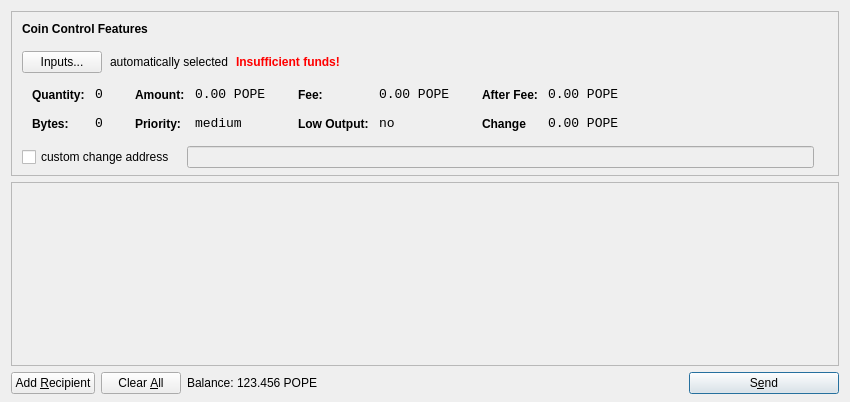
<?xml version="1.0" encoding="UTF-8"?>
<ui version="4.0">
 <class>SendCoinsDialog</class>
 <widget class="QDialog" name="SendCoinsDialog">
  <property name="geometry">
   <rect>
    <x>0</x>
    <y>0</y>
    <width>850</width>
    <height>402</height>
   </rect>
  </property>
  <property name="windowTitle">
   <string>Send Coins</string>
  </property>
  <layout class="QVBoxLayout" name="verticalLayout" stretch="0,1,0">
   <property name="bottomMargin">
    <number>8</number>
   </property>
   <item>
    <widget class="QFrame" name="frameCoinControl">
     <property name="sizePolicy">
      <sizepolicy hsizetype="Expanding" vsizetype="Expanding">
       <horstretch>0</horstretch>
       <verstretch>0</verstretch>
      </sizepolicy>
     </property>
     <property name="maximumSize">
      <size>
       <width>16777215</width>
       <height>16777215</height>
      </size>
     </property>
     <property name="frameShape">
      <enum>QFrame::StyledPanel</enum>
     </property>
     <property name="frameShadow">
      <enum>QFrame::Sunken</enum>
     </property>
     <layout class="QVBoxLayout" name="verticalLayoutCoinControl2">
      <property name="spacing">
       <number>6</number>
      </property>
      <property name="leftMargin">
       <number>0</number>
      </property>
      <property name="topMargin">
       <number>0</number>
      </property>
      <property name="rightMargin">
       <number>0</number>
      </property>
      <property name="bottomMargin">
       <number>6</number>
      </property>
      <item>
       <layout class="QVBoxLayout" name="verticalLayoutCoinControl" stretch="0,0,0,0,1">
        <property name="spacing">
         <number>0</number>
        </property>
        <property name="leftMargin">
         <number>10</number>
        </property>
        <property name="topMargin">
         <number>10</number>
        </property>
        <item>
         <layout class="QHBoxLayout" name="horizontalLayoutCoinControl1">
          <property name="bottomMargin">
           <number>15</number>
          </property>
          <item>
           <widget class="QLabel" name="labelCoinControlFeatures">
            <property name="sizePolicy">
             <sizepolicy hsizetype="Preferred" vsizetype="Maximum">
              <horstretch>0</horstretch>
              <verstretch>0</verstretch>
             </sizepolicy>
            </property>
            <property name="font">
             <font>
              <weight>75</weight>
              <bold>true</bold>
             </font>
            </property>
            <property name="styleSheet">
             <string notr="true">font-weight:bold;</string>
            </property>
            <property name="text">
             <string>Coin Control Features</string>
            </property>
           </widget>
          </item>
         </layout>
        </item>
        <item>
         <layout class="QHBoxLayout" name="horizontalLayoutCoinControl2" stretch="0,0,0,0">
          <property name="spacing">
           <number>8</number>
          </property>
          <property name="bottomMargin">
           <number>10</number>
          </property>
          <item>
           <widget class="QPushButton" name="pushButtonCoinControl">
            <property name="styleSheet">
             <string notr="true"/>
            </property>
            <property name="text">
             <string>Inputs...</string>
            </property>
           </widget>
          </item>
          <item>
           <widget class="QLabel" name="labelCoinControlAutomaticallySelected">
            <property name="text">
             <string>automatically selected</string>
            </property>
            <property name="margin">
             <number>5</number>
            </property>
           </widget>
          </item>
          <item>
           <widget class="QLabel" name="labelCoinControlInsuffFunds">
            <property name="font">
             <font>
              <weight>75</weight>
              <bold>true</bold>
             </font>
            </property>
            <property name="styleSheet">
             <string notr="true">color:red;font-weight:bold;</string>
            </property>
            <property name="text">
             <string>Insufficient funds!</string>
            </property>
            <property name="margin">
             <number>5</number>
            </property>
           </widget>
          </item>
          <item>
           <spacer name="horizontalSpacerCoinControl">
            <property name="orientation">
             <enum>Qt::Horizontal</enum>
            </property>
            <property name="sizeHint" stdset="0">
             <size>
              <width>40</width>
              <height>1</height>
             </size>
            </property>
           </spacer>
          </item>
         </layout>
        </item>
        <item>
         <widget class="QWidget" name="widgetCoinControl" native="true">
          <property name="sizePolicy">
           <sizepolicy hsizetype="Preferred" vsizetype="Preferred">
            <horstretch>0</horstretch>
            <verstretch>0</verstretch>
           </sizepolicy>
          </property>
          <property name="minimumSize">
           <size>
            <width>0</width>
            <height>0</height>
           </size>
          </property>
          <property name="styleSheet">
           <string notr="true"/>
          </property>
          <layout class="QHBoxLayout" name="horizontalLayoutCoinControl5">
           <property name="leftMargin">
            <number>0</number>
           </property>
           <property name="topMargin">
            <number>0</number>
           </property>
           <property name="rightMargin">
            <number>0</number>
           </property>
           <property name="bottomMargin">
            <number>0</number>
           </property>
           <item>
            <layout class="QHBoxLayout" name="horizontalLayoutCoinControl3" stretch="0,0,0,1">
             <property name="spacing">
              <number>20</number>
             </property>
             <property name="topMargin">
              <number>0</number>
             </property>
             <property name="bottomMargin">
              <number>10</number>
             </property>
             <item>
              <layout class="QFormLayout" name="formLayoutCoinControl1">
               <property name="horizontalSpacing">
                <number>10</number>
               </property>
               <property name="verticalSpacing">
                <number>14</number>
               </property>
               <property name="leftMargin">
                <number>10</number>
               </property>
               <property name="topMargin">
                <number>4</number>
               </property>
               <property name="rightMargin">
                <number>6</number>
               </property>
               <item row="0" column="0">
                <widget class="QLabel" name="labelCoinControlQuantityText">
                 <property name="styleSheet">
                  <string notr="true">font-weight:bold;</string>
                 </property>
                 <property name="text">
                  <string>Quantity:</string>
                 </property>
                 <property name="margin">
                  <number>0</number>
                 </property>
                </widget>
               </item>
               <item row="0" column="1">
                <widget class="QLabel" name="labelCoinControlQuantity">
                 <property name="font">
                  <font>
                   <family>Monospace</family>
                   <pointsize>10</pointsize>
                  </font>
                 </property>
                 <property name="cursor">
                  <cursorShape>IBeamCursor</cursorShape>
                 </property>
                 <property name="contextMenuPolicy">
                  <enum>Qt::ActionsContextMenu</enum>
                 </property>
                 <property name="text">
                  <string>0</string>
                 </property>
                 <property name="margin">
                  <number>0</number>
                 </property>
                 <property name="textInteractionFlags">
                  <set>Qt::LinksAccessibleByMouse|Qt::TextSelectableByKeyboard|Qt::TextSelectableByMouse</set>
                 </property>
                </widget>
               </item>
               <item row="1" column="0">
                <widget class="QLabel" name="labelCoinControlBytesText">
                 <property name="styleSheet">
                  <string notr="true">font-weight:bold;</string>
                 </property>
                 <property name="text">
                  <string>Bytes:</string>
                 </property>
                </widget>
               </item>
               <item row="1" column="1">
                <widget class="QLabel" name="labelCoinControlBytes">
                 <property name="font">
                  <font>
                   <family>Monospace</family>
                   <pointsize>10</pointsize>
                  </font>
                 </property>
                 <property name="cursor">
                  <cursorShape>IBeamCursor</cursorShape>
                 </property>
                 <property name="contextMenuPolicy">
                  <enum>Qt::ActionsContextMenu</enum>
                 </property>
                 <property name="text">
                  <string>0</string>
                 </property>
                 <property name="textInteractionFlags">
                  <set>Qt::LinksAccessibleByMouse|Qt::TextSelectableByKeyboard|Qt::TextSelectableByMouse</set>
                 </property>
                </widget>
               </item>
              </layout>
             </item>
             <item>
              <layout class="QFormLayout" name="formLayoutCoinControl2">
               <property name="horizontalSpacing">
                <number>10</number>
               </property>
               <property name="verticalSpacing">
                <number>14</number>
               </property>
               <property name="leftMargin">
                <number>6</number>
               </property>
               <property name="topMargin">
                <number>4</number>
               </property>
               <property name="rightMargin">
                <number>6</number>
               </property>
               <item row="0" column="0">
                <widget class="QLabel" name="labelCoinControlAmountText">
                 <property name="styleSheet">
                  <string notr="true">font-weight:bold;</string>
                 </property>
                 <property name="text">
                  <string>Amount:</string>
                 </property>
                 <property name="margin">
                  <number>0</number>
                 </property>
                </widget>
               </item>
               <item row="0" column="1">
                <widget class="QLabel" name="labelCoinControlAmount">
                 <property name="font">
                  <font>
                   <family>Monospace</family>
                   <pointsize>10</pointsize>
                  </font>
                 </property>
                 <property name="cursor">
                  <cursorShape>IBeamCursor</cursorShape>
                 </property>
                 <property name="contextMenuPolicy">
                  <enum>Qt::ActionsContextMenu</enum>
                 </property>
                 <property name="text">
                  <string>0.00 POPE</string>
                 </property>
                 <property name="textInteractionFlags">
                  <set>Qt::LinksAccessibleByMouse|Qt::TextSelectableByKeyboard|Qt::TextSelectableByMouse</set>
                 </property>
                </widget>
               </item>
               <item row="1" column="0">
                <widget class="QLabel" name="labelCoinControlPriorityText">
                 <property name="styleSheet">
                  <string notr="true">font-weight:bold;</string>
                 </property>
                 <property name="text">
                  <string>Priority:</string>
                 </property>
                </widget>
               </item>
               <item row="1" column="1">
                <widget class="QLabel" name="labelCoinControlPriority">
                 <property name="font">
                  <font>
                   <family>Monospace</family>
                   <pointsize>10</pointsize>
                  </font>
                 </property>
                 <property name="cursor">
                  <cursorShape>IBeamCursor</cursorShape>
                 </property>
                 <property name="contextMenuPolicy">
                  <enum>Qt::ActionsContextMenu</enum>
                 </property>
                 <property name="text">
                  <string>medium</string>
                 </property>
                 <property name="textInteractionFlags">
                  <set>Qt::LinksAccessibleByMouse|Qt::TextSelectableByKeyboard|Qt::TextSelectableByMouse</set>
                 </property>
                </widget>
               </item>
              </layout>
             </item>
             <item>
              <layout class="QFormLayout" name="formLayoutCoinControl3">
               <property name="horizontalSpacing">
                <number>10</number>
               </property>
               <property name="verticalSpacing">
                <number>14</number>
               </property>
               <property name="leftMargin">
                <number>6</number>
               </property>
               <property name="topMargin">
                <number>4</number>
               </property>
               <property name="rightMargin">
                <number>6</number>
               </property>
               <item row="0" column="0">
                <widget class="QLabel" name="labelCoinControlFeeText">
                 <property name="styleSheet">
                  <string notr="true">font-weight:bold;</string>
                 </property>
                 <property name="text">
                  <string>Fee:</string>
                 </property>
                 <property name="margin">
                  <number>0</number>
                 </property>
                </widget>
               </item>
               <item row="0" column="1">
                <widget class="QLabel" name="labelCoinControlFee">
                 <property name="font">
                  <font>
                   <family>Monospace</family>
                   <pointsize>10</pointsize>
                  </font>
                 </property>
                 <property name="cursor">
                  <cursorShape>IBeamCursor</cursorShape>
                 </property>
                 <property name="contextMenuPolicy">
                  <enum>Qt::ActionsContextMenu</enum>
                 </property>
                 <property name="text">
                  <string>0.00 POPE</string>
                 </property>
                 <property name="textInteractionFlags">
                  <set>Qt::LinksAccessibleByMouse|Qt::TextSelectableByKeyboard|Qt::TextSelectableByMouse</set>
                 </property>
                </widget>
               </item>
               <item row="1" column="0">
                <widget class="QLabel" name="labelCoinControlLowOutputText">
                 <property name="styleSheet">
                  <string notr="true">font-weight:bold;</string>
                 </property>
                 <property name="text">
                  <string>Low Output:</string>
                 </property>
                </widget>
               </item>
               <item row="1" column="1">
                <widget class="QLabel" name="labelCoinControlLowOutput">
                 <property name="font">
                  <font>
                   <family>Monospace</family>
                   <pointsize>10</pointsize>
                  </font>
                 </property>
                 <property name="cursor">
                  <cursorShape>IBeamCursor</cursorShape>
                 </property>
                 <property name="contextMenuPolicy">
                  <enum>Qt::ActionsContextMenu</enum>
                 </property>
                 <property name="text">
                  <string>no</string>
                 </property>
                 <property name="textInteractionFlags">
                  <set>Qt::LinksAccessibleByMouse|Qt::TextSelectableByKeyboard|Qt::TextSelectableByMouse</set>
                 </property>
                </widget>
               </item>
              </layout>
             </item>
             <item>
              <layout class="QFormLayout" name="formLayoutCoinControl4">
               <property name="horizontalSpacing">
                <number>10</number>
               </property>
               <property name="verticalSpacing">
                <number>14</number>
               </property>
               <property name="leftMargin">
                <number>6</number>
               </property>
               <property name="topMargin">
                <number>4</number>
               </property>
               <property name="rightMargin">
                <number>6</number>
               </property>
               <item row="0" column="0">
                <widget class="QLabel" name="labelCoinControlAfterFeeText">
                 <property name="styleSheet">
                  <string notr="true">font-weight:bold;</string>
                 </property>
                 <property name="text">
                  <string>After Fee:</string>
                 </property>
                 <property name="margin">
                  <number>0</number>
                 </property>
                </widget>
               </item>
               <item row="0" column="1">
                <widget class="QLabel" name="labelCoinControlAfterFee">
                 <property name="font">
                  <font>
                   <family>Monospace</family>
                   <pointsize>10</pointsize>
                  </font>
                 </property>
                 <property name="cursor">
                  <cursorShape>IBeamCursor</cursorShape>
                 </property>
                 <property name="contextMenuPolicy">
                  <enum>Qt::ActionsContextMenu</enum>
                 </property>
                 <property name="text">
                  <string>0.00 POPE</string>
                 </property>
                 <property name="textInteractionFlags">
                  <set>Qt::LinksAccessibleByMouse|Qt::TextSelectableByKeyboard|Qt::TextSelectableByMouse</set>
                 </property>
                </widget>
               </item>
               <item row="1" column="0">
                <widget class="QLabel" name="labelCoinControlChangeText">
                 <property name="styleSheet">
                  <string notr="true">font-weight:bold;</string>
                 </property>
                 <property name="text">
                  <string>Change</string>
                 </property>
                </widget>
               </item>
               <item row="1" column="1">
                <widget class="QLabel" name="labelCoinControlChange">
                 <property name="font">
                  <font>
                   <family>Monospace</family>
                   <pointsize>10</pointsize>
                  </font>
                 </property>
                 <property name="cursor">
                  <cursorShape>IBeamCursor</cursorShape>
                 </property>
                 <property name="contextMenuPolicy">
                  <enum>Qt::ActionsContextMenu</enum>
                 </property>
                 <property name="text">
                  <string>0.00 POPE</string>
                 </property>
                 <property name="textInteractionFlags">
                  <set>Qt::LinksAccessibleByMouse|Qt::TextSelectableByKeyboard|Qt::TextSelectableByMouse</set>
                 </property>
                </widget>
               </item>
              </layout>
             </item>
            </layout>
           </item>
          </layout>
         </widget>
        </item>
        <item>
         <layout class="QHBoxLayout" name="horizontalLayoutCoinControl4" stretch="0,0,0">
          <property name="spacing">
           <number>12</number>
          </property>
          <property name="sizeConstraint">
           <enum>QLayout::SetDefaultConstraint</enum>
          </property>
          <property name="topMargin">
           <number>5</number>
          </property>
          <property name="rightMargin">
           <number>5</number>
          </property>
          <item>
           <widget class="QCheckBox" name="checkBoxCoinControlChange">
            <property name="text">
             <string>custom change address</string>
            </property>
           </widget>
          </item>
          <item>
           <widget class="QLineEdit" name="lineEditCoinControlChange">
            <property name="enabled">
             <bool>false</bool>
            </property>
            <property name="sizePolicy">
             <sizepolicy hsizetype="Expanding" vsizetype="Fixed">
              <horstretch>0</horstretch>
              <verstretch>0</verstretch>
             </sizepolicy>
            </property>
           </widget>
          </item>
          <item>
           <widget class="QLabel" name="labelCoinControlChangeLabel">
            <property name="sizePolicy">
             <sizepolicy hsizetype="Preferred" vsizetype="Expanding">
              <horstretch>0</horstretch>
              <verstretch>0</verstretch>
             </sizepolicy>
            </property>
            <property name="minimumSize">
             <size>
              <width>0</width>
              <height>0</height>
             </size>
            </property>
            <property name="text">
             <string/>
            </property>
            <property name="margin">
             <number>3</number>
            </property>
           </widget>
          </item>
         </layout>
        </item>
        <item>
         <spacer name="verticalSpacerCoinControl">
          <property name="orientation">
           <enum>Qt::Vertical</enum>
          </property>
          <property name="sizeHint" stdset="0">
           <size>
            <width>800</width>
            <height>1</height>
           </size>
          </property>
         </spacer>
        </item>
       </layout>
      </item>
     </layout>
    </widget>
   </item>
   <item>
    <widget class="QScrollArea" name="scrollArea">
     <property name="widgetResizable">
      <bool>true</bool>
     </property>
     <widget class="QWidget" name="scrollAreaWidgetContents">
      <property name="geometry">
       <rect>
        <x>0</x>
        <y>0</y>
        <width>830</width>
        <height>174</height>
       </rect>
      </property>
      <layout class="QVBoxLayout" name="verticalLayout_2">
       <property name="leftMargin">
        <number>0</number>
       </property>
       <property name="topMargin">
        <number>0</number>
       </property>
       <property name="rightMargin">
        <number>0</number>
       </property>
       <property name="bottomMargin">
        <number>0</number>
       </property>
       <item>
        <layout class="QVBoxLayout" name="entries">
         <property name="spacing">
          <number>6</number>
         </property>
        </layout>
       </item>
       <item>
        <spacer name="verticalSpacer">
         <property name="orientation">
          <enum>Qt::Vertical</enum>
         </property>
         <property name="sizeHint" stdset="0">
          <size>
           <width>20</width>
           <height>40</height>
          </size>
         </property>
        </spacer>
       </item>
      </layout>
     </widget>
    </widget>
   </item>
   <item>
    <layout class="QHBoxLayout" name="horizontalLayout">
     <item>
      <widget class="QPushButton" name="addButton">
       <property name="toolTip">
        <string>Send to multiple recipients at once</string>
       </property>
       <property name="text">
        <string>Add &amp;Recipient</string>
       </property>
       <property name="icon">
        <iconset resource="../bitcoin.qrc">
         <normaloff>:/icons/add</normaloff>:/icons/add</iconset>
       </property>
       <property name="autoDefault">
        <bool>false</bool>
       </property>
      </widget>
     </item>
     <item>
      <widget class="QPushButton" name="clearButton">
       <property name="sizePolicy">
        <sizepolicy hsizetype="Minimum" vsizetype="Fixed">
         <horstretch>0</horstretch>
         <verstretch>0</verstretch>
        </sizepolicy>
       </property>
       <property name="toolTip">
        <string>Remove all transaction fields</string>
       </property>
       <property name="text">
        <string>Clear &amp;All</string>
       </property>
       <property name="icon">
        <iconset resource="../bitcoin.qrc">
         <normaloff>:/icons/remove</normaloff>:/icons/remove</iconset>
       </property>
       <property name="autoRepeatDelay">
        <number>300</number>
       </property>
       <property name="autoDefault">
        <bool>false</bool>
       </property>
      </widget>
     </item>
     <item>
      <layout class="QHBoxLayout" name="horizontalLayout_2">
       <property name="spacing">
        <number>3</number>
       </property>
       <item>
        <widget class="QLabel" name="label">
         <property name="sizePolicy">
          <sizepolicy hsizetype="Preferred" vsizetype="Fixed">
           <horstretch>0</horstretch>
           <verstretch>0</verstretch>
          </sizepolicy>
         </property>
         <property name="text">
          <string>Balance:</string>
         </property>
        </widget>
       </item>
       <item>
        <widget class="QLabel" name="labelBalance">
         <property name="sizePolicy">
          <sizepolicy hsizetype="Preferred" vsizetype="Fixed">
           <horstretch>0</horstretch>
           <verstretch>0</verstretch>
          </sizepolicy>
         </property>
         <property name="cursor">
          <cursorShape>IBeamCursor</cursorShape>
         </property>
         <property name="text">
          <string>123.456 POPE</string>
         </property>
         <property name="textInteractionFlags">
          <set>Qt::LinksAccessibleByMouse|Qt::TextSelectableByKeyboard|Qt::TextSelectableByMouse</set>
         </property>
        </widget>
       </item>
      </layout>
     </item>
     <item>
      <spacer name="horizontalSpacer">
       <property name="orientation">
        <enum>Qt::Horizontal</enum>
       </property>
       <property name="sizeHint" stdset="0">
        <size>
         <width>40</width>
         <height>20</height>
        </size>
       </property>
      </spacer>
     </item>
     <item>
      <widget class="QPushButton" name="sendButton">
       <property name="minimumSize">
        <size>
         <width>150</width>
         <height>0</height>
        </size>
       </property>
       <property name="toolTip">
        <string>Confirm the send action</string>
       </property>
       <property name="text">
        <string>S&amp;end</string>
       </property>
       <property name="icon">
        <iconset resource="../bitcoin.qrc">
         <normaloff>:/icons/send</normaloff>:/icons/send</iconset>
       </property>
       <property name="default">
        <bool>true</bool>
       </property>
      </widget>
     </item>
    </layout>
   </item>
  </layout>
 </widget>
 <resources>
  <include location="../bitcoin.qrc"/>
 </resources>
 <connections/>
</ui>
